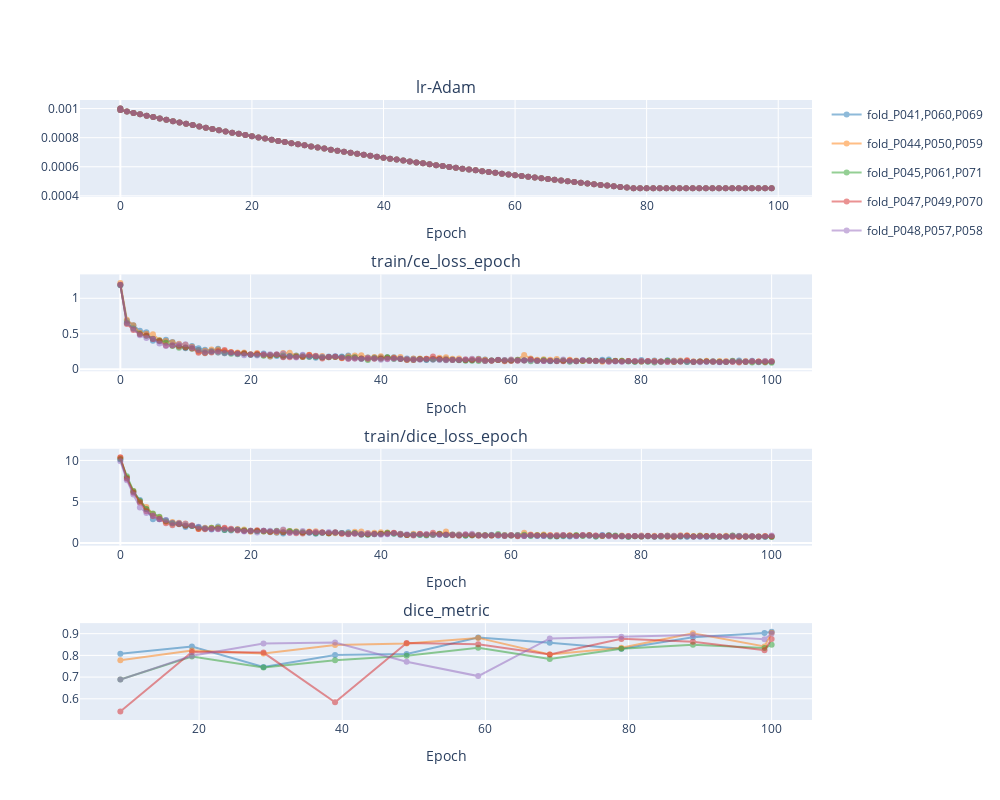

The notebook cell this image was saved under:
### Markdown cell above
## Metrics
Visualization of the metrics stored in the TensorBoard events file (everything which is logged via `selg.log()`).

### Code cell
show_loss_chart(df_train)
